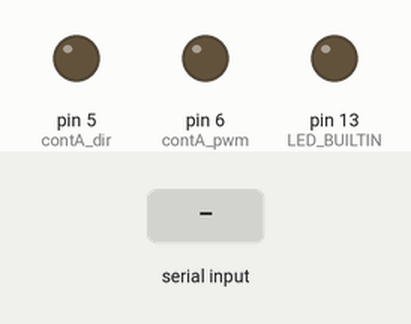
This program was run on a simulated Arduino Uno, built with avr-gcc and run on an emulated ATmega328P. Parts: output pins drawn as LEDs (lit = HIGH). The inputs (shaded band) are chosen by the test bench.

Above: at 1.2 s.
1.3 s: "1" received over Serial
At 1.7 s:
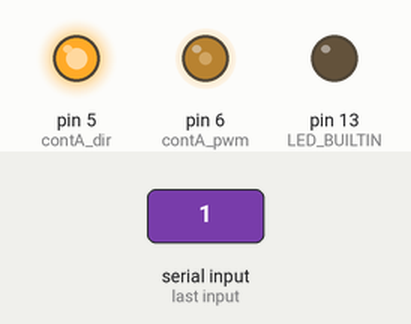
At 2.5 s:
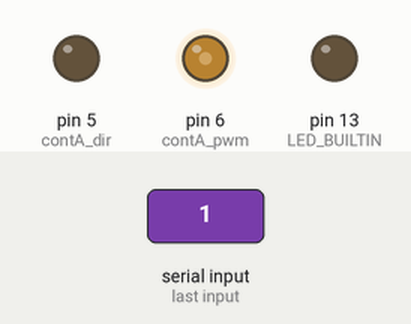
3.3 s: "0" received over Serial
At 3.7 s:
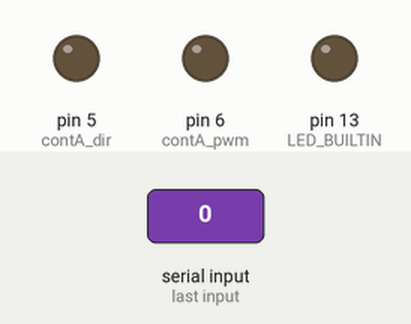
Timing chart, 0 to 6.3 s (numbered marks = the images above; inputs shaded):
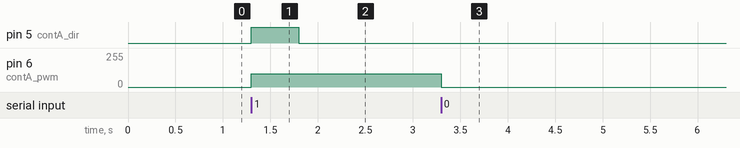

The program:

main.cpp
```cpp
#include <Arduino.h>

int contA_dir = 5;    // Direction pin
int contA_pwm = 6;    // PWM pin
char c = '0';

void setup() {
  Serial.begin(9600);
  pinMode(contA_dir, OUTPUT);
  pinMode(contA_pwm, OUTPUT);
  pinMode(LED_BUILTIN, OUTPUT);
}

void loop() {
    c = Serial.read();
    if (c == '1') {
      digitalWrite(contA_dir, HIGH);
      analogWrite(contA_pwm, 100);

      delay(500);
      digitalWrite(contA_pwm, LOW);

      digitalWrite(contA_dir, LOW);
      analogWrite(contA_pwm, 100);
      delay(50);
    } else if (c == '0') {
      digitalWrite(LED_BUILTIN, LOW);
      digitalWrite(contA_dir, LOW);
      analogWrite(contA_pwm, 0);
      delay(50);
    }
}
```

Measured:
- after the input at 1.3 s, pin 5 (contA_dir): LOW → HIGH at once, → LOW 0.50 s later; pin 6 (contA_pwm): 0/255 → 100/255 at once
- after the input at 3.3 s, pin 6 (contA_pwm): 100/255 → 0/255 at once
